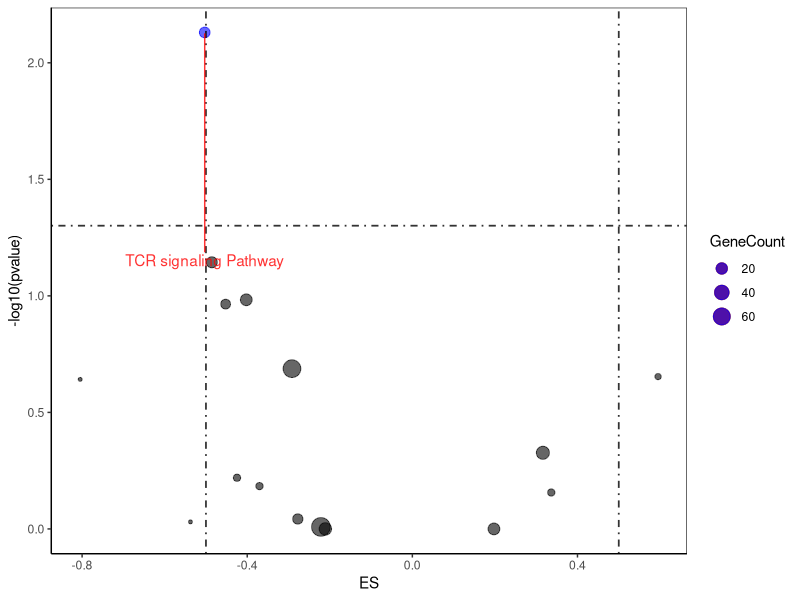

This chart was generated by the following R code:
data<- read.table("data.txt",header = T,sep = "\t")
library(ggplot2) 
library(ggrepel) 
library(dplyr)
ggplot(data=data,aes(x=ES,y=-log10(pvalue)))+ 
  geom_point(data=subset(data,data$pvalue >= 0.05),aes(size=GeneCount),alpha=0.6)+ ## 画无差异的点
  geom_point(data=subset(data,data$pvalue < 0.05 & data$ES > 0.5),aes(size=GeneCount),color='red',alpha=0.6)+  ## 画出上调的点
  geom_point(data=subset(data,data$pvalue < 0.05 & data$ES < -0.5),aes(size=GeneCount),color='blue',alpha=0.6)+ ## 画下调的点
  geom_hline(yintercept = -log10(0.05),lty=4,lwd=0.6,alpha=0.8)+ ## 画竖线 
  geom_vline(xintercept = c(0.5,-0.5),lty=4,lwd=0.6,alpha=0.8)+ ## 画横线
  theme_bw()+theme(panel.grid.major = element_blank(), panel.grid.minor = element_blank(), axis.line = element_line(colour = 'black'))+ # 去除背景
  geom_text_repel(data=subset(data, abs(ES) > 0.5 & pvalue < 0.05),aes(label=ID),col='red',
                  alpha = 0.8,ylim = c(0.5,1.2), label.size = 0.3,
                  stat = "identity", position = "identity",
                  direction = c("both", "y", "x"), angle = 0, vjust = 0)
